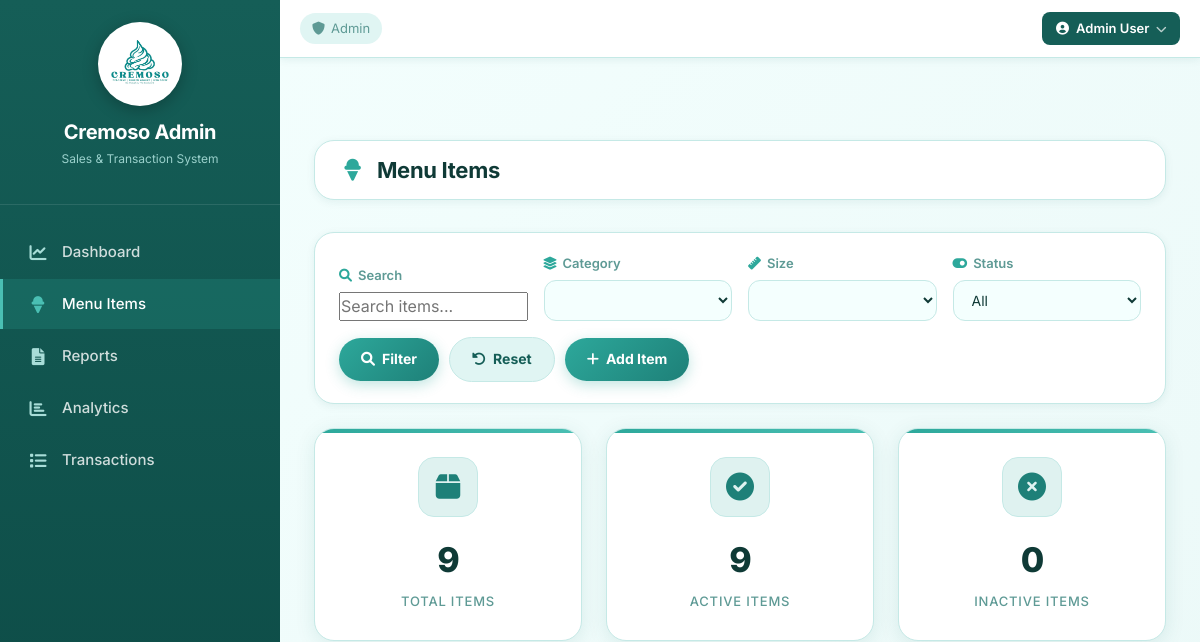
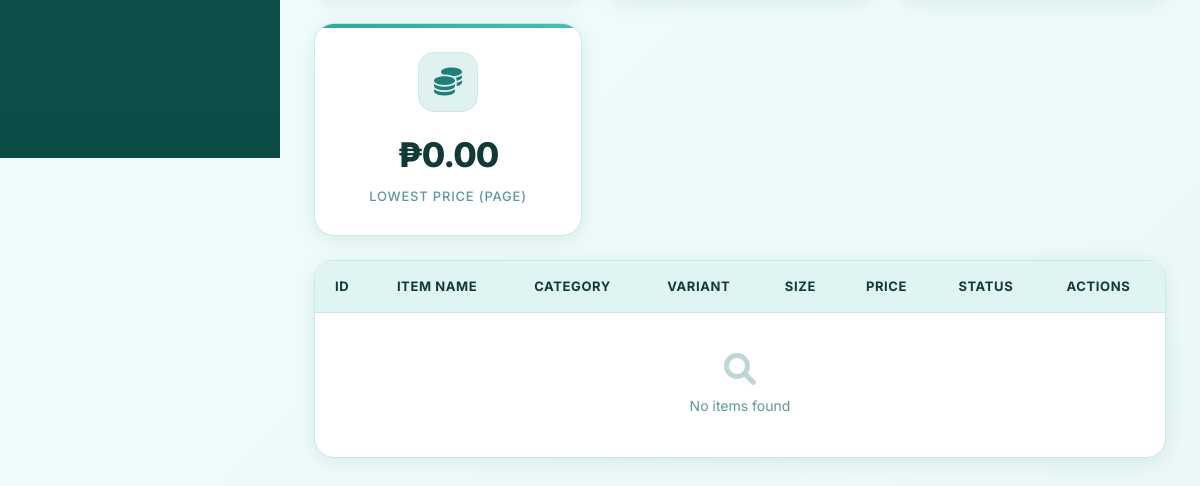
Before: /admin/items.php?page=2 (signed in) with the older database file (2 pictures, top to bottom).
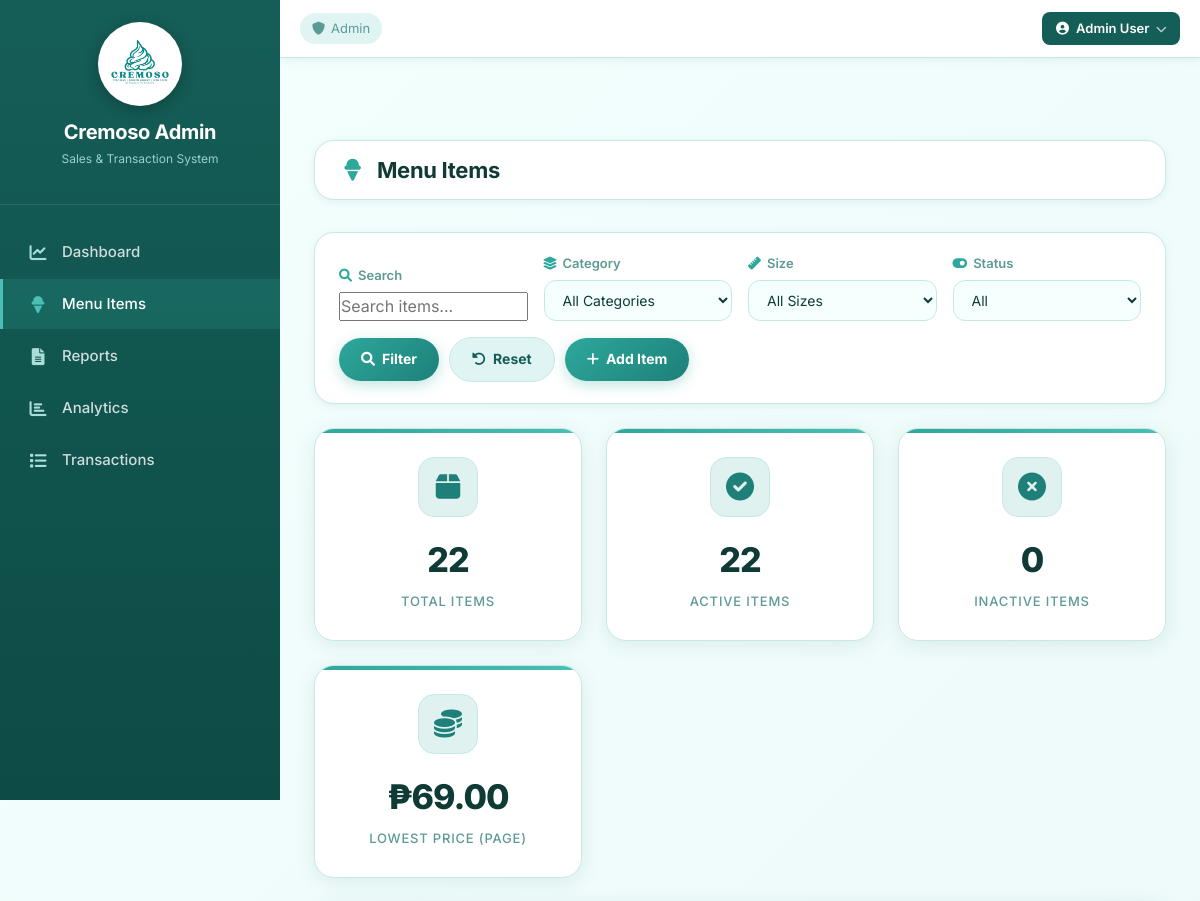
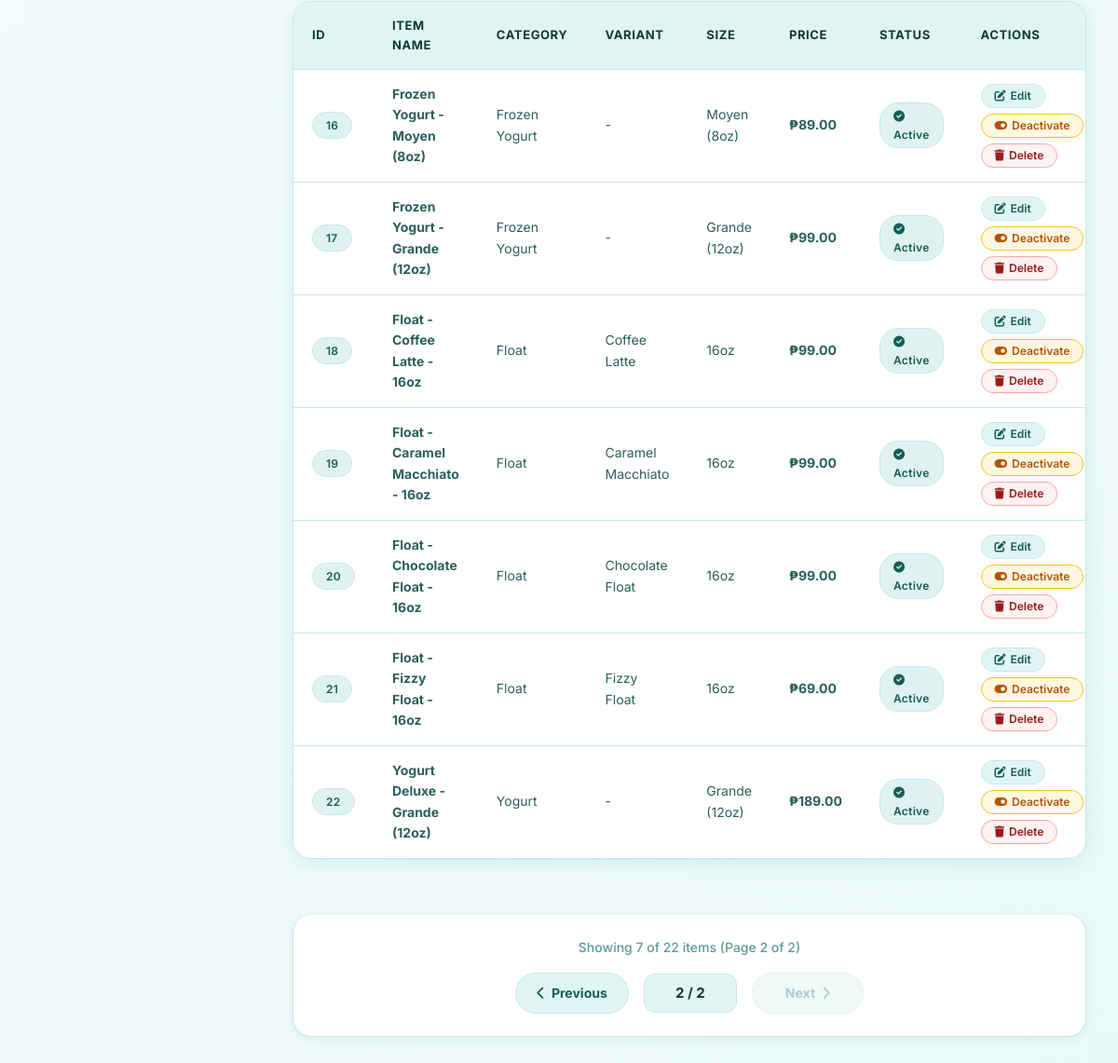
After: the same page with the newer database file (2 pictures, top to bottom).
### tables this page shows
CREATE TABLE IF NOT EXISTS items (
    item_id INT PRIMARY KEY AUTO_INCREMENT,
    item_name VARCHAR(200) NOT NULL COMMENT 'Full item name with flavor/variant',
    category VARCHAR(100) NOT NULL COMMENT 'Soft-serve, Cremdae, Parfait, Frozen Yogurt, Float, Yogurt',
    base_item VARCHAR(100) NOT NULL COMMENT 'Base item type',
    variant VARCHAR(100) NULL COMMENT 'Flavor or variant name',
    size VARCHAR(50) NOT NULL COMMENT 'Cone, Moyen, Grande, 16oz, etc.',
    price DECIMAL(10,2) NOT NULL,
    description TEXT NULL,
    display_order INT DEFAULT 0,
    is_active BOOLEAN DEFAULT TRUE,
    created_at TIMESTAMP DEFAULT CURRENT_TIMESTAMP,
    INDEX idx_category (category),
    INDEX idx_base_item (base_item)
);

### admin/items.php (the view, shortened to what this page needs)
<?php
require_once __DIR__ . '/../includes/auth.php';
$filter_category = $_GET['category'] ?? '';
$filter_size = $_GET['size'] ?? '';
$filter_status = $_GET['status'] ?? '';
$search = $_GET['search'] ?? '';
$page = isset($_GET['page']) ? max(1, (int)$_GET['page']) : 1;
$perPage = 15;
$offset = ($page - 1) * $perPage;
$whereClause = "WHERE 1=1";
$params = [];
$countSql = "SELECT COUNT(*) FROM items {$whereClause}";
$countStmt = $pdo->prepare($countSql);
$countStmt->execute($params);
$totalRecords = $countStmt->fetchColumn();
$totalPages = ceil($totalRecords / $perPage);
$sql = "SELECT * FROM items
        {$whereClause}
        ORDER BY display_order ASC, item_id DESC
        LIMIT :limit OFFSET :offset";
$stmt = $pdo->prepare($sql);
$stmt->bindValue(':limit', $perPage, PDO::PARAM_INT);
$stmt->bindValue(':offset', $offset, PDO::PARAM_INT);
$stmt->execute();
$items = $stmt->fetchAll();
$categories = $pdo->query("SELECT DISTINCT category FROM items ORDER BY category")->fetchAll(PDO::FETCH_COLUMN);
$sizes = $pdo->query("SELECT DISTINCT size FROM items ORDER BY size")->fetchAll(PDO::FETCH_COLUMN);
$edit_item = null;
?>
<?php include __DIR__ . '/../includes/header.php'; ?>
<?php include __DIR__ . '/../includes/sidebar_admin.php'; ?>
<?php include __DIR__ . '/../includes/topnav_admin.php'; ?>
<div class="main-content">
    <div class="page-header">
        <h1><i class="fas fa-ice-cream"></i> Menu Items</h1>
    </div>
    <div class="filter-card">
        <form method="GET" class="filter-form">
            <div class="filter-group">
                <label><i class="fas fa-search"></i> Search</label>
                <input type="text" name="search" value="<?= htmlspecialchars($search) ?>" placeholder="Search items...">
            </div>
            <div class="filter-group">
                <label><i class="fas fa-layer-group"></i> Category</label>
                <select name="category">
                    <option value="">All Categories</option>
                    <?php foreach ($categories as $cat): ?>
                    <option value="<?= htmlspecialchars($cat) ?>" <?= $filter_category == $cat ? 'selected' : '' ?>>
                    </option>
                    <?php endforeach; ?>
                </select>
            </div>
            <div class="filter-group">
                <label><i class="fas fa-ruler"></i> Size</label>
                <select name="size">
                    <option value="">All Sizes</option>
                    <?php foreach ($sizes as $s): ?>
                    <option value="<?= htmlspecialchars($s) ?>" <?= $filter_size == $s ? 'selected' : '' ?>>
                    </option>
                    <?php endforeach; ?>
                </select>
            </div>
            <div class="filter-group">
                <label><i class="fas fa-toggle-on"></i> Status</label>
                <select name="status">
                    <option value="">All</option>
                </select>
            </div>
            <div class="filter-actions">
                <button type="submit" class="btn-primary"><i class="fas fa-search"></i> Filter</button>
                <a href="items.php" class="btn-secondary"><i class="fas fa-rotate-left"></i> Reset</a>
                <?php if (!$edit_item): ?>
                <button type="button" class="btn-primary" onclick="document.getElementById('addModal').style.display='flex'">
                    <i class="fas fa-plus"></i> Add Item
                </button>
                <?php else: ?>
                <a href="items.php" class="btn-secondary"><i class="fas fa-times"></i> Cancel Edit</a>
                <?php endif; ?>
            </div>
        </form>
    </div>
    <div class="stats-grid" style="margin-bottom: 24px;">
        <div class="stat-card">
            <div class="stat-icon"><i class="fas fa-box"></i></div>
            <div class="stat-value"><?= number_format($totalRecords) ?></div>
            <div class="stat-label">Total Items</div>
        </div>
        <div class="stat-card">
            <div class="stat-icon"><i class="fas fa-check-circle"></i></div>
            <div class="stat-value"><?= $pdo->query("SELECT COUNT(*) FROM items WHERE is_active = 1")->fetchColumn() ?></div>
            <div class="stat-label">Active Items</div>
        </div>
        <div class="stat-card">
            <div class="stat-icon"><i class="fas fa-times-circle"></i></div>
            <div class="stat-value"><?= $pdo->query("SELECT COUNT(*) FROM items WHERE is_active = 0")->fetchColumn() ?></div>
            <div class="stat-label">Inactive Items</div>
        </div>
        <div class="stat-card">
            <div class="stat-icon"><i class="fas fa-coins"></i></div>
            <div class="stat-value">₱<?= number_format($items ? min(array_column($items, 'price')) : 0, 2) ?></div>
            <div class="stat-label">Lowest Price (Page)</div>
        </div>
    </div>
    <div class="data-table">
        <table>
            <thead>
                <tr>
                    <th>ID</th>
                    <th>Item Name</th>
                    <th>Category</th>
                    <th>Variant</th>
                    <th>Size</th>
                    <th>Price</th>
                    <th>Status</th>
                    <th>Actions</th>
                </tr>
            </thead>
            <tbody>
                <?php foreach ($items as $item): ?>
                <tr>
                    <td><span class="status-badge status-active"><?= $item['item_id'] ?></span></td>
                    <td><strong><?= htmlspecialchars($item['item_name']) ?></strong></td>
                    <td><?= htmlspecialchars($item['category']) ?></td>
                    <td><?= htmlspecialchars($item['variant'] ?? '-') ?></td>
                    <td><?= htmlspecialchars($item['size']) ?></td>
                    <td class="item-price">₱<?= number_format($item['price'], 2) ?></td>
                    <td>
                        <?php if ($item['is_active']): ?>
                        <span class="status-badge status-active"><i class="fas fa-check-circle"></i> Active</span>
                        <?php else: ?>
                        <span class="status-badge status-inactive"><i class="fas fa-times-circle"></i> Inactive</span>
                        <?php endif; ?>
                    </td>
                    <td>
                        <div class="action-btns">
                            <a href="?edit=<?= $item['item_id'] ?>" class="btn-action btn-edit" title="Edit">
                                <i class="fas fa-edit"></i> <span>Edit</span>
                            </a>
                            <form method="POST" style="display: inline;">
                                <button type="submit" class="btn-action btn-toggle" title="<?= $item['is_active'] ? 'Deactivate' : 'Activate' ?>">
                                    <i class="fas fa-<?= $item['is_active'] ? 'toggle-on' : 'toggle-off' ?>"></i> <span><?= $item['is_active'] ? 'Deactivate' : 'Activate' ?></span>
                                </button>
                            </form>
                            <form method="POST" style="display: inline;" onsubmit="return confirm('Are you sure you want to delete this item?');">
                                <button type="submit" class="btn-action btn-delete" title="Delete">
                                    <i class="fas fa-trash"></i> <span>Delete</span>
                                </button>
                            </form>
                        </div>
                    </td>
                </tr>
                <?php endforeach; ?>
                <?php if (count($items) == 0): ?>
                <tr><td colspan="8" style="text-align: center; padding: 40px; color: var(--text-muted);">
                    <i class="fas fa-search" style="font-size: 32px; display: block; margin-bottom: 10px; opacity: 0.4;"></i>
                    No items found
                </td></tr>
                <?php endif; ?>
            </tbody>
        </table>
    </div>
    <?php if ($totalPages > 1): ?>
    <div class="pagination-container" style="margin-top: 40px;">
        <div class="pagination-info">
            Showing <?= count($items) ?> of <?= number_format($totalRecords) ?> items (Page <?= $page ?> of <?= $totalPages ?>)
        </div>
        <div class="pagination-buttons">
            <?php
            $queryString = http_build_query(array_filter([
                'category' => $filter_category,
                'size' => $filter_size,
                'status' => $filter_status,
                'search' => $search
            ]));
            $separator = $queryString ? '&' : '';
            ?>
            <?php if ($page > 1): ?>
                <a href="?page=<?= $page - 1 ?><?= $separator ? $separator . $queryString : '' ?>" class="btn-secondary">
                    <i class="fas fa-chevron-left"></i> Previous
                </a>
            <?php else: ?>
                <span class="btn-disabled" style="opacity: 0.5; cursor: not-allowed;">
                    <i class="fas fa-chevron-left"></i> Previous
                </span>
            <?php endif; ?>
            <span class="page-indicator"><?= $page ?> / <?= $totalPages ?></span>
            <?php if ($page < $totalPages): ?>
                <a href="?page=<?= $page + 1 ?><?= $separator ? $separator . $queryString : '' ?>" class="btn-primary">
                    Next <i class="fas fa-chevron-right"></i>
                </a>
            <?php else: ?>
                <span class="btn-disabled" style="opacity: 0.5; cursor: not-allowed;">
                    Next <i class="fas fa-chevron-right"></i>
                </span>
            <?php endif; ?>
        </div>
    </div>
    <?php endif; ?>
</div>
<?php include __DIR__ . '/../includes/footer.php'; ?>

### includes/header.php (shortened to what this page needs)
<!DOCTYPE html>
<html lang="en">
<head>
    <link href="https://cdn.jsdelivr.net/npm/bootstrap@5.3.0/dist/css/bootstrap.min.css" rel="stylesheet">
    <link rel="stylesheet" href="https://cdnjs.cloudflare.com/ajax/libs/font-awesome/6.0.0/css/all.min.css">
    <link rel="stylesheet" href="../assets/css/style.css?v=4">
</head>
<body>

### includes/sidebar_admin.php
<?php
$current_page = basename($_SERVER['PHP_SELF']);
?>
<div class="sidebar">
    <div class="sidebar-logo">
        <img src="../assets/images/logo.jpg" alt="Cremoso">
        <h3>Cremoso Admin</h3>
        <p>Sales & Transaction System</p>
    </div>
    <div class="sidebar-nav">
        <a href="dashboard.php" class="<?= $current_page == 'dashboard.php' ? 'active' : '' ?>">
            <i class="fas fa-chart-line"></i> <span>Dashboard</span>
        </a>
        <a href="items.php" class="<?= $current_page == 'items.php' ? 'active' : '' ?>">
            <i class="fas fa-ice-cream"></i> <span>Menu Items</span>
        </a>
        <a href="reports.php" class="<?= $current_page == 'reports.php' ? 'active' : '' ?>">
            <i class="fas fa-file-alt"></i> <span>Reports</span>
        </a>
        <a href="analytics.php" class="<?= $current_page == 'analytics.php' ? 'active' : '' ?>">
            <i class="fas fa-chart-bar"></i> <span>Analytics</span>
        </a>
        <a href="transactions.php" class="<?= $current_page == 'transactions.php' ? 'active' : '' ?>">
            <i class="fas fa-list"></i> <span>Transactions</span>
        </a>
    </div>
</div>

### includes/topnav_admin.php (shortened to what this page needs)
<nav class="topnav">
    <div class="topnav-left">
        <span class="topnav-branch"><i class="fas fa-shield-alt"></i> Admin</span>
    </div>
    <div class="topnav-right">
        <div class="topnav-dropdown" id="userDropdown">
            <button class="topnav-user-btn" id="userDropdownBtn">
                <i class="fas fa-user-circle"></i>
                <span><?= htmlspecialchars($_SESSION['fullname']) ?></span>
                <i class="fas fa-chevron-down" style="font-size:11px; opacity:0.7;"></i>
            </button>
        </div>
    </div>
</nav>

### includes/footer.php (shortened to what this page needs)
</body>
</html>

Changed rows visible on the page:
added items: item_id "16", item_name "Frozen Yogurt - Moyen (8oz)", category "Frozen Yogurt", variant "-", size "Moyen (8oz)", price "89.00", is_active 1 (drawn)
added items: item_id "17", item_name "Frozen Yogurt - Grande (12oz)", category "Frozen Yogurt", variant "-", size "Grande (12oz)", price "99.00", is_active 1 (drawn)
added items: item_id "18", item_name "Float - Coffee Latte - 16oz", category "Float", variant "Coffee Latte", size "16oz", price "99.00", is_active 1 (drawn)
added items: item_id "19", item_name "Float - Caramel Macchiato - 16oz", category "Float", variant "Caramel Macchiato", size "16oz", price "99.00", is_active 1 (drawn)
added items: item_id "20", item_name "Float - Chocolate Float - 16oz", category "Float", variant "Chocolate Float", size "16oz", price "99.00", is_active 1 (drawn)
added items: item_id "21", item_name "Float - Fizzy Float - 16oz", category "Float", variant "Fizzy Float", size "16oz", price "69.00", is_active 1 (drawn)
added items: item_id "22", item_name "Yogurt Deluxe - Grande (12oz)", category "Yogurt", variant "-", size "Grande (12oz)", price "189.00", is_active 1 (drawn)
Other visible differences:
form field category: (not shown) → "All Categories"
form field size: (not shown) → "All Sizes"
$totalRecords: "9" → "22"
$items ? min(array_column($items, 'price')) : 0: "0.00" → "69.00"
count($items): (not shown) → "7"
$totalRecords: (not shown) → "22"
$page: (not shown) → "2"
$totalPages: (not shown) → "2"
text no longer shown: "9 No items found"
text now shown: "22 Showing of items (Page of ) Previous / Next"
